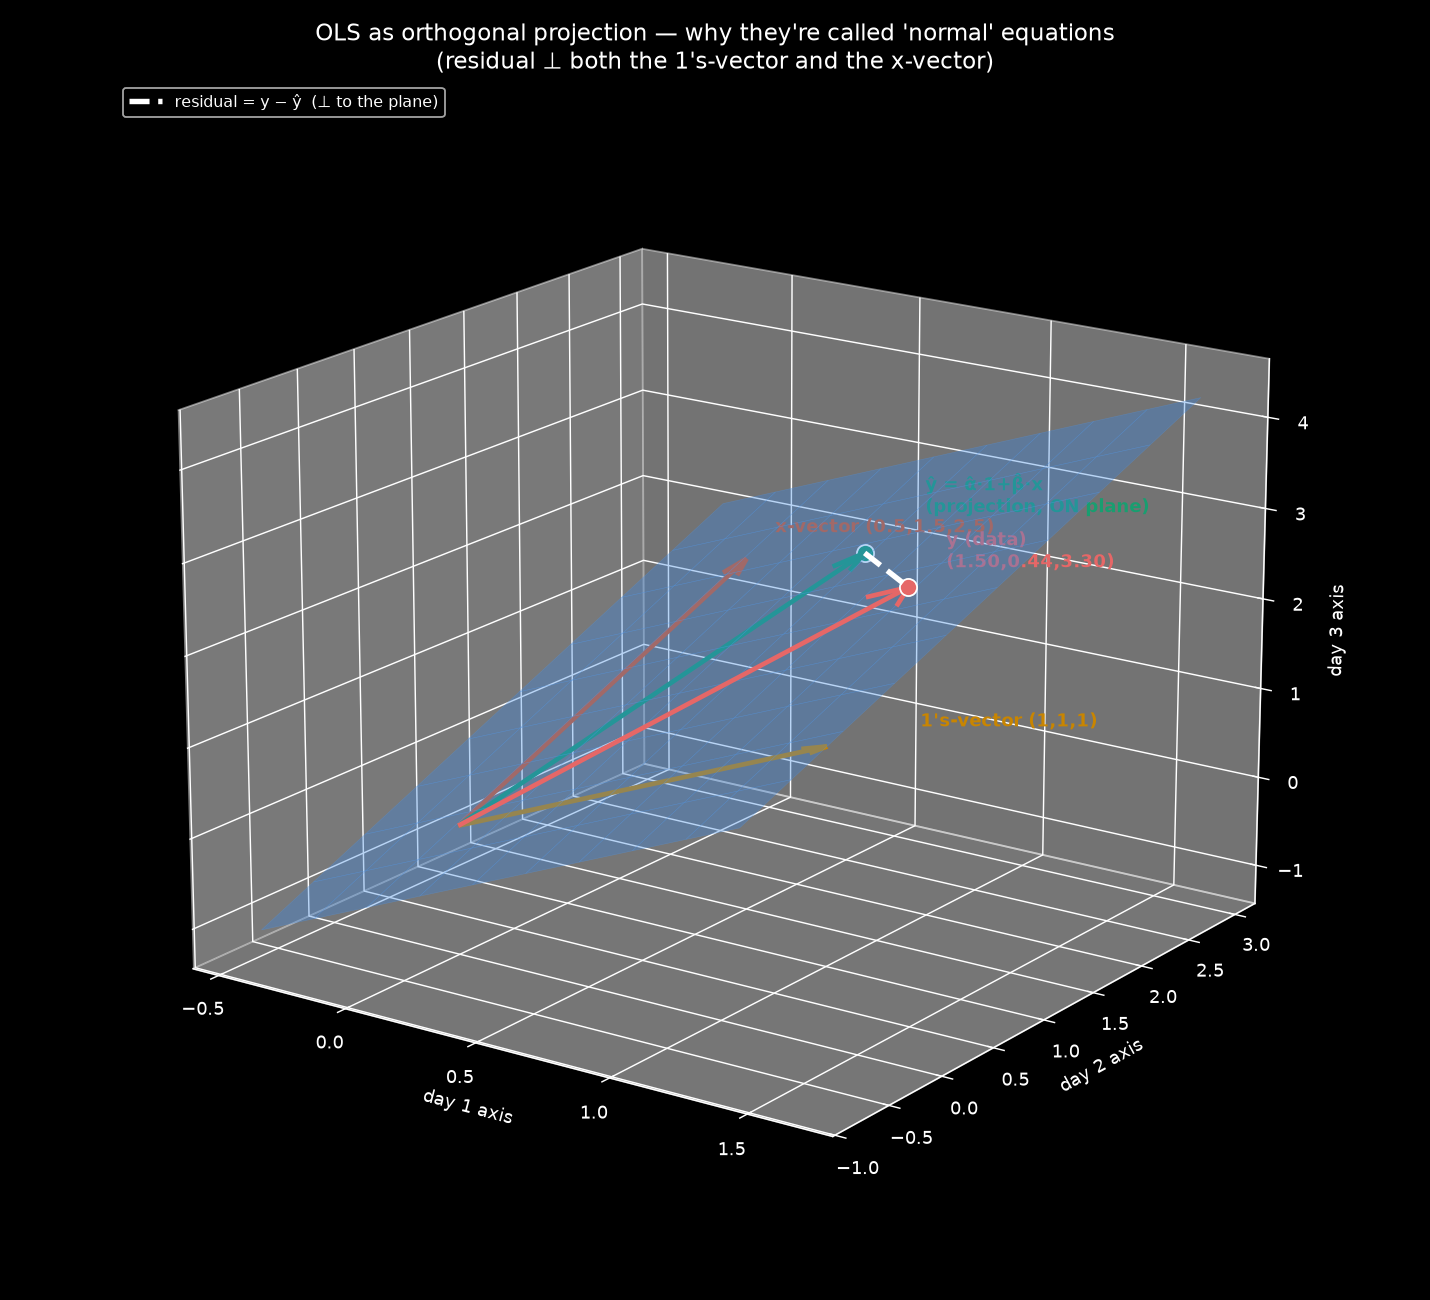

Here is the Python script that generated this plot:
"""
Step 52 — the "normal equations" geometric interpretation: OLS as orthogonal projection.

Toy n=3 example (small enough to actually draw in 3D). Shows:
  - the 1's-vector and x-vector spanning a flat plane through the origin
  - y as a point off that plane
  - y_hat (= alpha_hat*ones + beta_hat*x) as y's orthogonal projection ONTO the plane
  - the residual vector (y - y_hat) drawn perpendicular to the plane

This is the SAME two equations as Steps 1-2 (sum(error)=0, sum(error*x)=0), just viewed as
vector dot-products (= 0) instead of calculus derivatives (= 0). "Normal" = perpendicular here,
unrelated to "normal distribution." Built at Saurav's request, fv2 session, while tracing why
the normal equations are named that.
"""
import numpy as np
import matplotlib.pyplot as plt

plt.style.use('dark_background')

# --- Toy n=3 dataset (small enough to live in 3D and be drawn) ---
ones = np.array([1.0, 1.0, 1.0])
x = np.array([0.5, 1.5, 2.5])

# Build y as an on-plane point PLUS an explicit, clearly-visible perpendicular offset
# (the plane's normal direction = cross(ones, x)), so the residual is unmistakable to see.
plane_normal = np.cross(ones, x)
plane_normal = plane_normal / np.linalg.norm(plane_normal)
on_plane_point = 0.4 * ones + 0.9 * x
y = on_plane_point + 1.6 * plane_normal

# --- Solve the normal equations directly (same result as Steps 1-2's alpha/beta formulas) ---
# alpha, beta minimize ||y - (alpha*ones + beta*x)||^2
A = np.column_stack([ones, x])
coeffs, *_ = np.linalg.lstsq(A, y, rcond=None)
alpha_hat, beta_hat = coeffs
y_hat = alpha_hat * ones + beta_hat * x
residual = y - y_hat

print(f"alpha_hat = {alpha_hat:.4f}, beta_hat = {beta_hat:.4f}")
print(f"sum(error)   = {residual.sum():.10f}  (should be ~0 — dot product with ones-vector)")
print(f"sum(error*x) = {(residual * x).sum():.10f}  (should be ~0 — dot product with x-vector)")
print(f"residual . ones = {np.dot(residual, ones):.10f}")
print(f"residual . x    = {np.dot(residual, x):.10f}")

# --- Build the plane (span of ones & x) as a mesh for plotting ---
a_range = np.linspace(-0.3, 1.0, 10)
b_range = np.linspace(-0.3, 1.3, 10)
A_grid, B_grid = np.meshgrid(a_range, b_range)
plane_x = A_grid * ones[0] + B_grid * x[0]
plane_y = A_grid * ones[1] + B_grid * x[1]
plane_z = A_grid * ones[2] + B_grid * x[2]

# palette.md categorical slots (dark-surface steps): 1=blue, 2=orange, 3=aqua
COLOR_PLANE = '#3987e5'
COLOR_ONES = '#c98500'   # yellow-ish (slot 4 dark step) — spanning vector 1
COLOR_X = '#d95926'      # orange (slot 2) — spanning vector 2
COLOR_Y = '#e66767'      # red (slot 8) — the actual data point, off the plane
COLOR_YHAT = '#199e70'   # aqua (slot 3) — the projection, on the plane
COLOR_RESIDUAL = '#c3c2b7'  # secondary ink — the perpendicular connector

fig = plt.figure(figsize=(11, 10))
ax = fig.add_subplot(111, projection='3d')

ax.plot_surface(plane_x, plane_y, plane_z, color=COLOR_PLANE, alpha=0.35, edgecolor='#5598e7',
                 linewidth=0.3, shade=False)

origin = np.zeros(3)
def arrow(vec, color, label, label_offset=1.12):
    ax.quiver(*origin, *vec, color=color, arrow_length_ratio=0.06, linewidth=2.6)
    ax.text(*(vec * label_offset), label, color=color, fontsize=10, weight='bold')

arrow(ones, COLOR_ONES, "1's-vector (1,1,1)", 1.25)
arrow(x, COLOR_X, f"x-vector ({x[0]},{x[1]},{x[2]})", 1.1)
arrow(y, COLOR_Y, f"y (data)\n({y[0]:.2f},{y[1]:.2f},{y[2]:.2f})", 1.08)
arrow(y_hat, COLOR_YHAT, f"ŷ = α̂·1+β̂·x\n(projection, ON plane)", 1.15)

# Residual: dashed line from y_hat to y — now a clearly visible perpendicular segment
ax.plot([y_hat[0], y[0]], [y_hat[1], y[1]], [y_hat[2], y[2]],
        color='white', linestyle='--', linewidth=3, zorder=10,
        label='residual = y − ŷ  (⊥ to the plane)')
ax.scatter(*y_hat, color=COLOR_YHAT, s=90, depthshade=False, zorder=11, edgecolor='white')
ax.scatter(*y, color=COLOR_Y, s=90, depthshade=False, zorder=11, edgecolor='white')

ax.set_xlabel('day 1 axis')
ax.set_ylabel('day 2 axis')
ax.set_zlabel('day 3 axis')
ax.set_title("OLS as orthogonal projection — why they're called 'normal' equations\n"
             "(residual ⊥ both the 1's-vector and the x-vector)", fontsize=13)
ax.legend(loc='upper left', fontsize=9)
ax.view_init(elev=18, azim=-55)

plt.tight_layout()
plt.savefig('52_mathmode_normal_equations_projection_example.png', dpi=130)
plt.show()
print('Saved 52_mathmode_normal_equations_projection_example.png')
